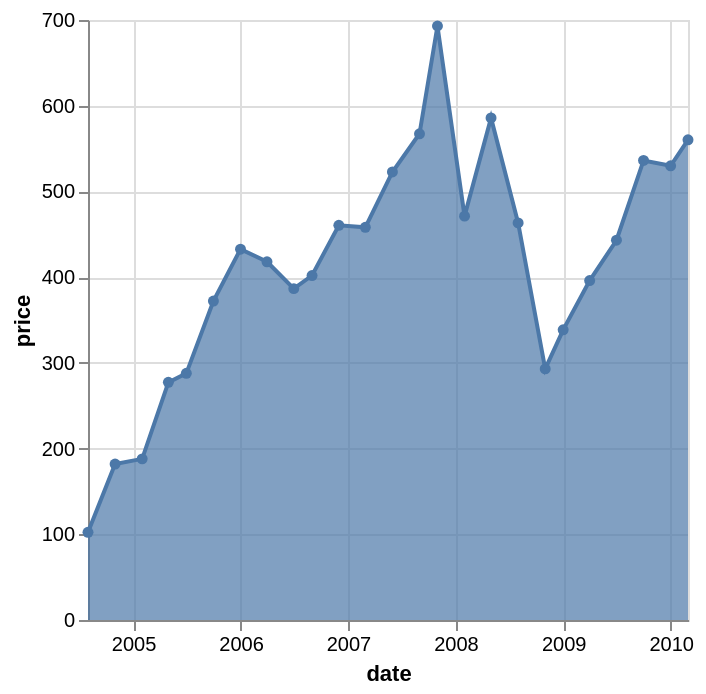

The specification (Vega-Lite) saved for this image:
### Vega-Lite specification from a JSON file in a GitHub repository (floating-point values rounded to 4 significant figures; data arrays with more than 128 entries replaced by an {"elided": "..."} marker saying what was removed)
{"$schema": "https://vega.github.io/schema/vega-lite/v6.json", "data": {"values": {"elided": "200 records"}}, "transform": [{"filter": "datum.symbol==='GOOG'"}], "mark": {"type": "area", "line": true, "point": true}, "encoding": {"x": {"field": "date", "type": "temporal"}, "y": {"field": "price", "type": "quantitative"}}}
